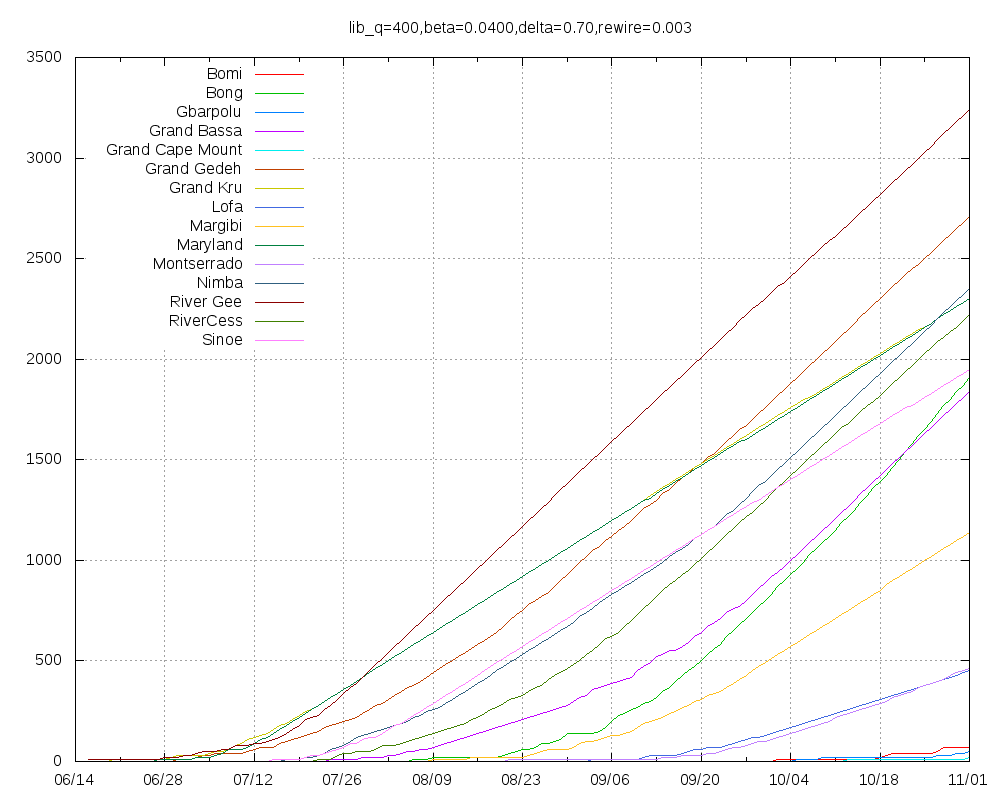

This figure's gnuplot source:
set title "lib_q=400,beta=0.0400,delta=0.70,rewire=0.003"
set key top left
set grid
set xdata time
set timefmt "%Y-%m-%d"
set terminal png size 1000,800
set output "lib_q=400,beta=0.0400,delta=0.70,rewire=0.003.png"
plot "Bomi.tab" using 1:2 title "Bomi" with lines,"Bong.tab" using 1:2 title "Bong" with lines,"Gbarpolu.tab" using 1:2 title "Gbarpolu" with lines,"Grand_Bassa.tab" using 1:2 title "Grand Bassa" with lines,"Grand_Cape_Mount.tab" using 1:2 title "Grand Cape Mount" with lines,"Grand_Gedeh.tab" using 1:2 title "Grand Gedeh" with lines,"Grand_Kru.tab" using 1:2 title "Grand Kru" with lines,"Lofa.tab" using 1:2 title "Lofa" with lines,"Margibi.tab" using 1:2 title "Margibi" with lines,"Maryland.tab" using 1:2 title "Maryland" with lines,"Montserrado.tab" using 1:2 title "Montserrado" with lines,"Nimba.tab" using 1:2 title "Nimba" with lines,"River_Gee.tab" using 1:2 title "River Gee" with lines,"RiverCess.tab" using 1:2 title "RiverCess" with lines,"Sinoe.tab" using 1:2 title "Sinoe" with lines
